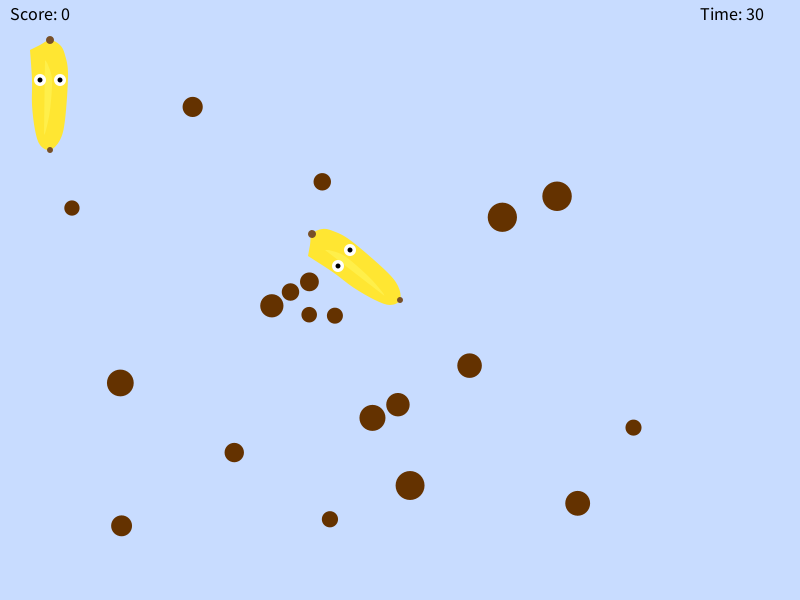
Frame 1 (no input)
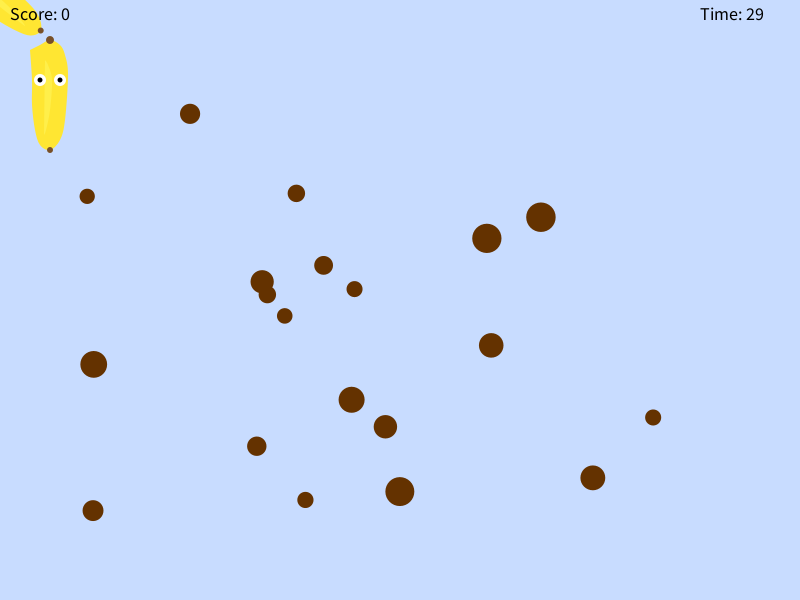
Frame 60 (the mouse pressed at the canvas centre just before this capture)
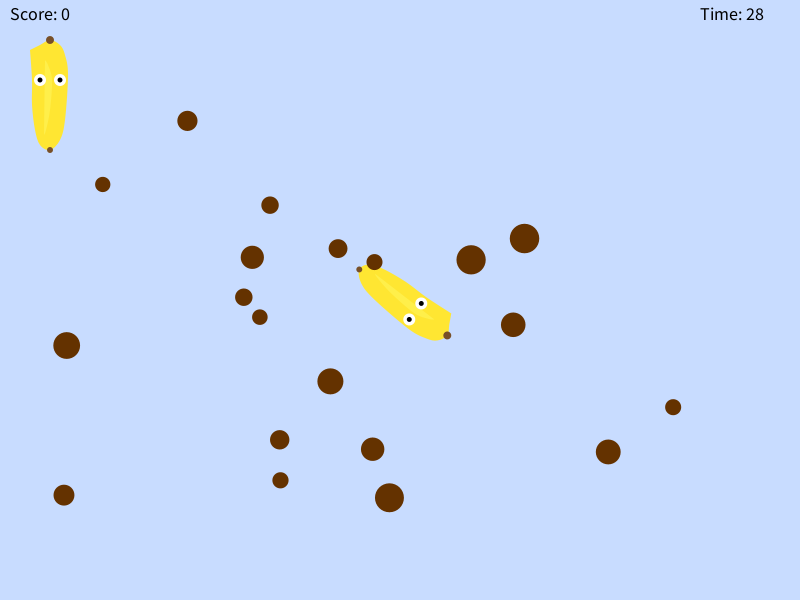
Frame 120 (the mouse held since frame 60 and released just before this capture)

The Processing sketch that drew these frames (run headless with seeded random() and noise(); from frame 60 on, the mouse is pressed at the canvas centre):

// Processing sketch: BananaCleaningDirector
// ── BananaCleaningDirector.pde
int TOTAL_DIRT = 20; // Dirt spots generated
int CLEAN_SCORE = 15; // Score required to win the game
int GAME_TIME = 30; //  game time in seconds

PVector bananaPos; // Player
PVector secondBananaPos; // observer that smiles after dirt is cliked
ArrayList<Dirt> dirtList; // list to store all dirt objects after they are clicked
int score = 0;
int startTime;
boolean gameOver = false;
boolean gameWon = false;

boolean secondBananaSmile = false; // determines if the second banana should be smiling or not
int smileTimer = 0; // timer to control duration of second banana’s smile

void setup() {
 size(800, 600); // Set the window size
  bananaPos = new PVector(width/2, height/2); // Start player in center
  secondBananaPos = new PVector(50, height-500); // Place second banana near top-left
  startGame(); // Initialize game state
}

void draw() {
  background(200, 220, 255); // Light blue background

  if (!gameOver) {
    updateBanana(); // Move banana toward mouse
    drawBanana(bananaPos, true, false); // Draw main banana facing mouse

    updateAndDrawDirt(); // Update and draw all dirt spots
    displayScore(); // Show current score
    displayTimer(); // Show remaining time

    // Show second banana (observer), smile if recently clicked dirt
    boolean showSmile = secondBananaSmile && millis() - smileTimer < 800;
    drawBanana(secondBananaPos, false, showSmile);

    // Check for game end
    if (millis() - startTime > GAME_TIME * 1000) {
      gameOver = true;
      gameWon = score >= CLEAN_SCORE; // Check win condition
    }
  } else {
    // Game over - show final banana expressions and end screen
    drawBanana(bananaPos, true, gameWon);
    drawBanana(secondBananaPos, false, gameWon);
    showEndScreen(); // Show final message
  }
}

void updateBanana() {
  PVector mouse = new PVector(mouseX, mouseY);
  bananaPos.lerp(mouse, 0.1);
}

void drawBanana(PVector pos, boolean faceMouse, boolean smile) {
  pushMatrix();
  translate(pos.x, pos.y);

  float angle = faceMouse ? atan2(mouseY - pos.y, mouseX - pos.x) + PI/2 : 0;
  rotate(angle);

  // Body of the banana
  noStroke();
  fill(255, 230, 50);
  beginShape();
  curveVertex(-20, -50);
  curveVertex(-20, -50);
  curveVertex(-10, -55);
  curveVertex(0, -60);
  curveVertex(10, -55);
  curveVertex(15, -45);
  curveVertex(18, -25);
  curveVertex(15, 20);
  curveVertex(10, 40);
  curveVertex(0, 50);
  curveVertex(-10, 45);
  curveVertex(-15, 30);
  curveVertex(-18, 5);
  curveVertex(-18, -20);
  curveVertex(-20, -50);
  curveVertex(-20, -50);
  endShape(CLOSE);

  // top of the banana
  fill(120, 80, 40);
  ellipse(0, -60, 8, 8);
  ellipse(0, 50, 6, 6);

  // Highlight
  fill(255, 255, 120, 90);
  beginShape();
  curveVertex(-5, -40);
  curveVertex(-5, -40);
  curveVertex(-2, -35);
  curveVertex(2, -20);
  curveVertex(0, 10);
  curveVertex(-4, 30);
  curveVertex(-6, 35);
  curveVertex(-6, 35);
  endShape();

  // banana eyes
  fill(255);
  ellipse(-10, -20, 12, 12);
  ellipse(10, -20, 12, 12);
  fill(0);
  ellipse(-10, -20, 5, 5);
  ellipse(10, -20, 5, 5);

  // Smile
  if (smile) {
    stroke(0);
    strokeWeight(3);
    noFill();
    arc(0, -2, 30, 15, 0, PI);
  }

  popMatrix();
}

void updateAndDrawDirt() {
  for (Dirt d : dirtList) {
    d.move();
    d.show();
  }
}

void displayScore() {
  fill(0);
  textSize(18);
  text("Score: " + score, 10, 20);
}

void displayTimer() {
  fill(0);
  int remaining = max(0, GAME_TIME - (millis() - startTime) / 1000);
  text("Time: " + remaining, width - 100, 20);
}
//This shows the Succes, and Try Again screens at the end of the game.
void showEndScreen() {
  background(50);
  fill(255);
  textAlign(CENTER);
  textSize(32);
  if (gameWon) {
    text("Success! You cleaned the screen!", width/2, height/2);
  } else {
    text("Time's up! Try again!", width/2, height/2);
  }
  textSize(20);
  text("Press any key to restart.", width/2, height/2 + 40);
}

void mousePressed() {
  if (!gameOver) {
    for (int i = dirtList.size() - 1; i >= 0; i--) {
      if (dirtList.get(i).clicked(mouseX, mouseY)) {
        dirtList.remove(i);
        score++;
        secondBananaSmile = true;
        smileTimer = millis();
        break;
      }
    }
  }
}

void keyPressed() {
  if (gameOver) {
    startGame();
  }
}

void startGame() {
  score = 0;
  dirtList = new ArrayList<Dirt>();
  for (int i = 0; i < TOTAL_DIRT; i++) {
    dirtList.add(new Dirt());
  }
  startTime = millis();
  gameOver = false;
  gameWon = false;
  secondBananaSmile = false;
}
//Created the dirty spots on the screen
class Dirt {
  float x, y, r;
  float dx, dy;

  Dirt() {
    x = random(50, width - 50);
    y = random(100, height - 50);
    r = random(15, 30);
    dx = random(-0.5, 0.5);
    dy = random(-0.5, 0.5);
  }

  void move() {
    x += dx;
    y += dy;
    if (x < 0 || x > width) dx *= -1;
    if (y < 80 || y > height) dy *= -1;
  }

  void show() {
    fill(100, 50, 0);
    noStroke();
    ellipse(x, y, r, r);
  }

  boolean clicked(float mx, float my) {
    return dist(mx, my, x, y) < r / 2;
  }
}
